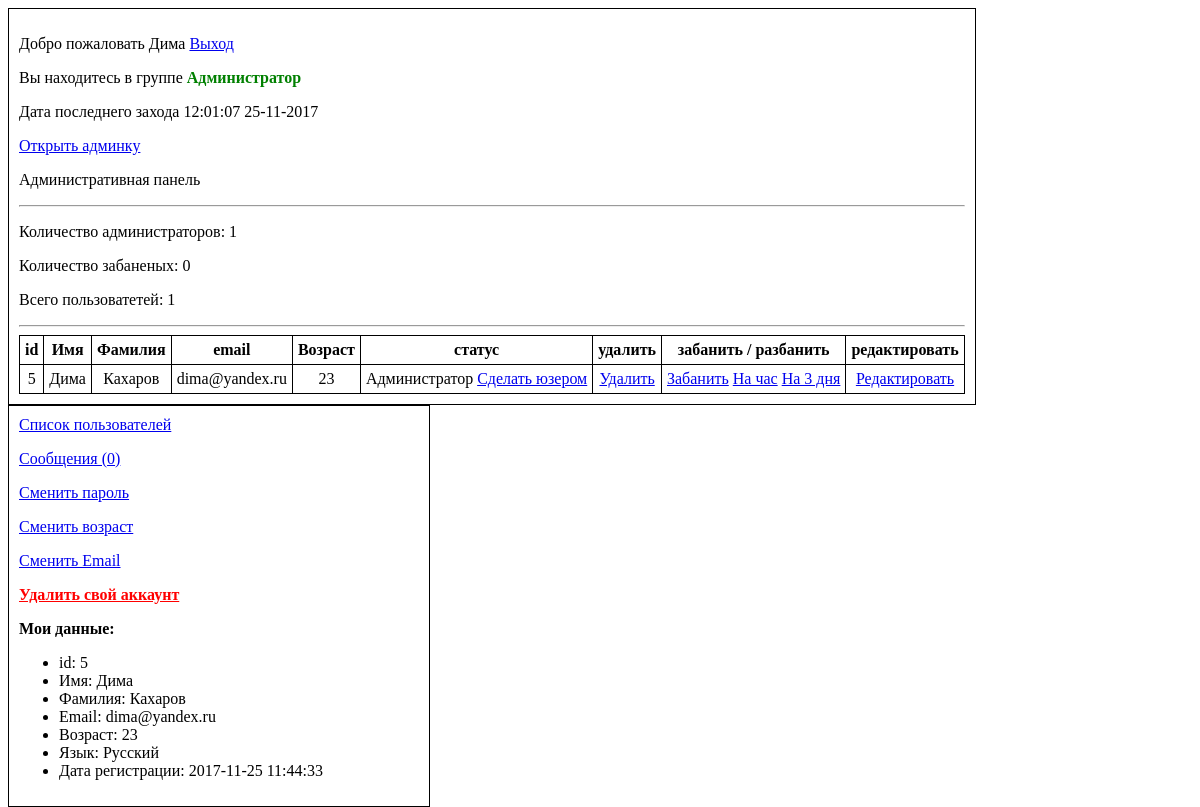
The app's page /index.php?admin=open (signed in) with its own data.
### tables this page shows
CREATE TABLE IF NOT EXISTS `users` (
  `id` int(11) NOT NULL,
  `name` varchar(256) NOT NULL,
  `password` varchar(256) NOT NULL,
  `salt` varchar(256) NOT NULL,
  `status` int(11) NOT NULL DEFAULT '1',
  `banned` int(11) NOT NULL DEFAULT '0',
  `banned_time` timestamp NULL DEFAULT NULL,
  `cookie` varchar(256) NOT NULL,
  `lastname` varchar(256) NOT NULL,
  `age` varchar(256) NOT NULL,
  `email` varchar(256) NOT NULL,
  `city` varchar(256) NOT NULL,
  `language` varchar(256) NOT NULL,
  `data_reg` timestamp NULL DEFAULT CURRENT_TIMESTAMP,
  `lastVisit` timestamp NOT NULL DEFAULT '0000-00-00 00:00:00'
);

### functions.php (called while the page is built, shortened)
<?php
	function showLastVisit() {
		global $link;
		$showData = "SELECT `lastVisit` FROM `users` WHERE id ='". $_SESSION['id']."'";
		$resShowData = $resultUpdateData = mysqli_query($link, $showData);
		$res = mysqli_fetch_assoc($resShowData);
		$updateData = "UPDATE users SET lastVisit = null WHERE id='". $_SESSION['id']."'";
		return date("H:i:s d-m-Y", strtotime($res['lastVisit']));
	}
	function isAdmin() {
		if( $_SESSION['auth'] == true && $_SESSION['status'] == 10) return true;
	}
	function isAccess($status) {
		foreach($status as $key) {
			switch ($key) {
				case 10:
					return 'Администратор';
					break;
			}
		}
	}
	function countAdmin() {
		global $link;
		$query = "SELECT COUNT(*) AS countAdmin FROM `users` WHERE status = '10'";
		$admins = mysqli_fetch_assoc(mysqli_query($link, $query));
		return $admins;
	}
	function countUserBan() {
		global $link;
		$query = "SELECT COUNT(*) AS countUserBan FROM `users` WHERE banned = '1'";
		$usersBan = mysqli_fetch_assoc(mysqli_query($link, $query));
		return $usersBan;
	}
	function allUsers() {
		global $link;
		$query = "SELECT COUNT(*) AS countUsers FROM `users`";
		$userAll = mysqli_fetch_assoc(mysqli_query($link, $query));
		return $userAll;
	}
	function userListForAdmin() {
		global $link;
		$sql = "SELECT * FROM `users`;";
		$link2 = mysqli_query($link, $sql);
		for ($user = []; $row = mysqli_fetch_assoc($link2); $user[] = $row);
		return $user;
	}
	function user($key) {
		return $_SESSION[$key];
	}
	function showMyMessageCount($id){
		global $link;
		$query = "SELECT COUNT(*) AS count FROM `messages` WHERE recipient_id = '".$id."' AND `read` = 0 OR yes_answer = 1 AND sender_id = '".$id."'";
		$message =  mysqli_fetch_assoc(mysqli_query($link, $query));
		return $message;
	}
?>

### admin.php (the view, shortened to what this page needs)
<div class="admin-block">
	<p>Административная панель</p>
</div>
<hr>
<p>Количество администраторов: <?php echo countAdmin()['countAdmin'];?></p>
<p>Количество забаненых: <?php echo countUserBan()['countUserBan'];?></p>
<p>Всего пользоватетей: <?php echo allUsers()['countUsers'];?></p>
<hr>
<table>
	<tr>
		<th>id</th>
		<th>Имя</th>
		<th>Фамилия</th>
		<th>email</th>
		<th>Возраст</th>
		<th>статус</th>
		<th>удалить</th>
		<th>забанить / разбанить</th>
		<th>редактировать</th>
	</tr>
	<?php
		foreach(userListForAdmin() as $user) {
			echo '<tr>';
				echo '<td>'.$user['id'].'</td>';
				echo '<td>'.$user['name'].'</td>';
				echo '<td>'.$user['lastname'].'</td>';
				echo '<td>'.$user['email'].'</td>';
				echo '<td>'.$user['age'].'</td>';
					if(isAccess([$user['status']]) == 'Юзер') {
						echo '<td>'.isAccess([$user['status']]).' <a href="?status=admin&id='. $user['id'] .'&admin=open">Сделать админом</a></td>';
					}
					else {
						echo '<td>'.isAccess([$user['status']]).'
						<a href="?status=user&id='. $user['id'] .'&admin=open">Сделать юзером</a>
				</td>';
					}
				echo '<td><a href="?del-user='.$user['id'].'&admin=open">Удалить</a></td>';
				if($user['banned'] == '1') {
					echo '<td><a href="?noneban='.$user['id'].'&admin=open">Разбанить</a></td>';
				}
				else {
					echo '<td>
							<a href="?ban='.$user['id'].'&admin=open">Забанить</a>
							<a href="?ban-hour='.$user['id'].'&admin=open">На час</a>
							<a href="?ban-hour='.$user['id'].'&ban-day=3&admin=open">На 3 дня</a>
						</td>';
				}
				echo '<td><a href="?red-user-admin='.$user['id'].'&admin=open">Редактировать</a></td>';
			echo '</tr>';
		}
	?>
</table>

### user-profile.php (shortened to what this page needs)
<?php
	require_once 'functions.php';
	$group = [
		'0' => 'Забанен',
		'1' => 'Юзер',
		'2' => 'Модератор',
		'10' => 'Администратор'
	];
	$role = $group[$_SESSION['status']];
?>
<div class="block">
	<p>Добро пожаловать <?php echo user('name')?> <a href="?action=logout">Выход</a></p>
	<p>Вы находитесь в группе <span style="color: green; font-weight: bold"><?php echo $role;?></span></p>
	<p>Дата последнего захода <?php echo showLastVisit();?></p>
	<?php
		if(isAdmin()) {
			echo '<a href="?admin=open">Открыть админку</a>';
		}
		if(isAdmin() && !empty($_GET['admin'])) {
			require_once 'admin.php';
		}
	?>
</div>
<div class="block">
	<a href="?action=userList">Список пользователей</a>
<p><a href="?read-message=<?php echo $_SESSION['id'];?>">Сообщения (<?php echo showMyMessageCount($_SESSION['id'])['count']?>)</a></p>
<p><a href="?action=edit-password">Сменить пароль</a></p>
<p><a href="?action=edit-age">Сменить возраст</a></p>
<p><a href="?action=edit-email">Сменить Email</a></p>
<p><a style="color: red; font-weight: bold;" href="?action=dell-acc">Удалить свой аккаунт</a></p>
<p style="font-weight: bold;">Мои данные:</p>
<ul>
	<li>id: <?php echo user('id');?></li>
	<li>Имя: <?php echo user('name');?></li>
	<li>Фамилия: <?php echo user('lastname');?></li>
	<li>Email: <?php echo user('email');?></li>
	<li>Возраст: <?php echo user('age');?></li>
	<li>Язык: <?php echo user('language');?></li>
	<li>Дата регистрации: <?php echo user('data_reg');?></li>
</ul>
</div>

### style.css (style rules this page uses)
.block { float: left; min-width: 400px; border: 1px solid; margin-right: 10px; padding: 10px; }
table { border: 1px solid; border-collapse: collapse; }
td, th { border: 1px solid; padding: 5px; text-align: center; }

### records on screen
users: lastVisit "12:01:07 25-11-2017", id "5", name "Дима", lastname "Кахаров", email "dima@yandex.ru", age "23", status "Администратор"

### other values on screen
user('name') "Дима"
$role "Администратор"
countAdmin()['countAdmin'] "1"
countUserBan()['countUserBan'] "0"
allUsers()['countUsers'] "1"
showMyMessageCount($_SESSION['id'])['count'] "0"
user('id') "5"
user('lastname') "Кахаров"
user('email') "dima@yandex.ru"
user('age') "23"
user('language') "Русский"
user('data_reg') "2017-11-25 11:44:33"
